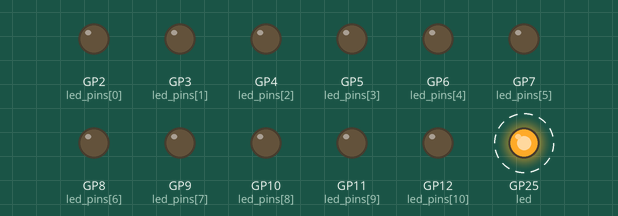
This program was run on a simulated Raspberry Pi Pico running MicroPython. Shown: output pins drawn as LEDs (lit = HIGH). Dashed ring = blinking. Nothing arrives over Bluetooth unless stated; what the program prints to the serial console is not drawn.

Above: at 0.12 s.
Timing chart, 0 to 3.0 s (numbered marks = the images above):
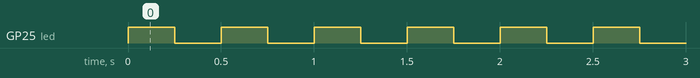

Measured:
- by itself, GP25 (led): alternates HIGH for 0.25 s and LOW for 0.25 s

The program:

slave.py
```python
import aioble
import bluetooth
import machine
import uasyncio as asyncio

_REMOTE_UUID = bluetooth.UUID(0x1848)
_GENERIC = bluetooth.UUID(0x1800)
_REMOTE_CHARACTERISTICS_UUID = bluetooth.UUID(0x2A6E)

"""
led = machine.Pin("LED", machine.Pin.OUT)
led0 = machine.Pin(2, machine.Pin.OUT)
led0.value(False)
led1 = machine.Pin(3, machine.Pin.OUT)
led1.value(False)
led2 = machine.Pin(4, machine.Pin.OUT)
led2.value(False)
led3 = machine.Pin(5, machine.Pin.OUT)
led3.value(False)
led4 = machine.Pin(6, machine.Pin.OUT)
led4.value(False)
led5 = machine.Pin(7, machine.Pin.OUT)
led5.value(False)
led6 = machine.Pin(8, machine.Pin.OUT)
led6.value(False)
led7 = machine.Pin(9, machine.Pin.OUT)
led7.value(False)
led8 = machine.Pin(10, machine.Pin.OUT)
led8.value(False)
led9 = machine.Pin(11, machine.Pin.OUT)
led9.value(False)
led10 = machine.Pin(12, machine.Pin.OUT)
led10.value(False)
"""

led = machine.Pin("LED", machine.Pin.OUT)
# Initialize LED pins in a list
led_pins = [machine.Pin(2, machine.Pin.OUT),
            machine.Pin(3, machine.Pin.OUT),
            machine.Pin(4, machine.Pin.OUT),
            machine.Pin(5, machine.Pin.OUT),
            machine.Pin(6, machine.Pin.OUT),
            machine.Pin(7, machine.Pin.OUT),
            machine.Pin(8, machine.Pin.OUT),
            machine.Pin(9, machine.Pin.OUT),
            machine.Pin(10, machine.Pin.OUT),
            machine.Pin(11, machine.Pin.OUT),
            machine.Pin(12, machine.Pin.OUT)]

# Initially turn off all LEDs
for pin in led_pins:
    pin.value(False)

connected = False
alive = False

"""
Function to scan available bt devices and connect to specified device name
"""
async def findBase():
    async with aioble.scan(5000, interval_us=30000, window_us=30000, active=True) as scanner:
        async for result in scanner:
            #Searchs for "BasePi"
            if result.name() == "BasePi":
                print("Found BasePi") #Debug statement
                for item in result.services():
                    print(item)
                if _GENERIC in result.services():
                    print("Found Remote Service") #Debug statement
                    return result.device
    return None

"""
Function to blink onboard LED for debugging
"""
async def blink():
    print('blink task started') #Debug statement
    toggle = True
    while True:
        blink = 250
        led.value(toggle)
        toggle = not toggle
        if connected:
            blink = 1000
        else:
            blink = 250
        await asyncio.sleep_ms(blink)
    print('blink task stopped') #Debug statement

"""
Function to turn on corresponding LED based off of read in
location flag from master device
"""
"""
def selectLocation(command):
    if command == b'a':
        led0.value(True)
        led1.value(False)
        led2.value(False)
        led3.value(False)
        led4.value(False)
        led5.value(False)
        led6.value(False)
        led7.value(False)
        led8.value(False)
        led9.value(False)
        led10.value(False)
    elif command == b'b':
        led0.value(False)
        led1.value(True)
        led2.value(False)
        led3.value(False)
        led4.value(False)
        led5.value(False)
        led6.value(False)
        led7.value(False)
        led8.value(False)
        led9.value(False)
        led10.value(False)
    elif command == b'c':
        led0.value(False)
        led1.value(False)
        led2.value(True)
        led3.value(False)
        led4.value(False)
        led5.value(False)
        led6.value(False)
        led7.value(False)
        led8.value(False)
        led9.value(False)
        led10.value(False)
    elif command == b'd':
        led0.value(False)
        led1.value(False)
        led2.value(False)
        led3.value(True)
        led4.value(False)
        led5.value(False)
        led6.value(False)
        led7.value(False)
        led8.value(False)
        led9.value(False)
        led10.value(False)
    elif command == b'e':
        led0.value(False)
        led1.value(False)
        led2.value(False)
        led3.value(False)
        led4.value(True)
        led5.value(False)
        led6.value(False)
        led7.value(False)
        led8.value(False)
        led9.value(False)
        led10.value(False)
    elif command == b'g':
        led0.value(False)
        led1.value(False)
        led2.value(False)
        led3.value(False)
        led4.value(False)
        led5.value(True)
        led6.value(False)
        led7.value(False)
        led8.value(False)
        led9.value(False)
        led10.value(False)
    elif command == b'h':
        led0.value(False)
        led1.value(False)
        led2.value(False)
        led3.value(False)
        led4.value(False)
        led5.value(False)
        led6.value(True)
        led7.value(False)
        led8.value(False)
        led9.value(False)
        led10.value(False)
    elif command == b'i':
        led0.value(False)
        led1.value(False)
        led2.value(False)
        led3.value(False)
        led4.value(False)
        led5.value(False)
        led6.value(False)
        led7.value(True)
        led8.value(False)
        led9.value(False)
        led10.value(False)
    elif command == b'j':
        led0.value(False)
        led1.value(False)
        led2.value(False)
        led3.value(False)
        led4.value(False)
        led5.value(False)
        led6.value(False)
        led7.value(False)
        led8.value(True)
        led9.value(False)
        led10.value(False)
    elif command == b'y':
        led0.value(False)
        led1.value(False)
        led2.value(False)
        led3.value(False)
        led4.value(False)
        led5.value(False)
        led6.value(False)
        led7.value(False)
        led8.value(False)
        led9.value(True)
        led10.value(False)
    elif command == b'f':
        led0.value(False)
        led1.value(False)
        led2.value(False)
        led3.value(False)
        led4.value(False)
        led5.value(False)
        led6.value(False)
        led7.value(False)
        led8.value(False)
        led9.value(False)
        led10.value(True)
    elif command == b'!':
        print("GPS Error")
    else:
        print("No GPS data found")
"""

def selectLocation(command):
    # Map commands to LED indices
    commands_to_led = {
        b'a': 0, b'b': 1, b'c': 2, b'd': 3, b'e': 4,
        b'g': 5, b'h': 6, b'i': 7, b'j': 8, b'y': 9,
        b'f': 10, b'!': -1  # Define the mapping of commands to LED indices
    }

    # Get the LED index from the command mapping
    led_index = commands_to_led.get(command)

    if led_index is not None and led_index != -1:
        # Turn off all LEDs
        for pin in led_pins:
            pin.value(False)

        # Turn on the corresponding LED
        led_pins[led_index].value(True)
    elif led_index == -1:
        print("GPS Error")
    else:
        print("No GPS data found")

"""
Function with error handling for failed connections, disconnections,
no matching device name, etc.
If connected, begins to read in data and calls selectedLocation() function.
"""
async def communicate():
    print("peripheral task started")  # Debug statement

    global connected, alive
    connected = False

    # Find a remote device
    device = await findBase()

    if not device:
        print("No remote found")
        return

    try:
        print("connecting to", device)
        connection = await device.connect()

    except asyncio.TimeoutError:
        print("Timeout during connection")
        return

    async with connection:
        print("connected")  # Debug statement
        alive = True
        connected = True

        # Discover and access the robot service and its characteristic
        robot_service = await connection.service(_REMOTE_UUID)
        control_characteristic = await robot_service.characteristic(_REMOTE_CHARACTERISTICS_UUID)

        while True:
            try:
                # Check for remote disconnection
                if robot_service is None:
                    print("remote disconnected")  # Debug statement
                    alive = False
                    break

            except asyncio.TimeoutError:
                print("Timeout during discovery / service / characteristic")  # Debug statement
                alive = False
                break

            if control_characteristic is None:
                print("no control")
                alive = False
                break

            try:
                # Read data from the control characteristic
                data = await control_characteristic.read(timeout_ms=1000)

                # Subscribe to notifications for continuous data reception
                await control_characteristic.subscribe(notify=True)

                while True:
                    # Receive notified data and call selectLocation() function
                    command = await control_characteristic.notified()
                    selectLocation(command)
                    # print(command)  # Debug statement

            except Exception as e:
                print(f"something went wrong: {e}")  # Debug statement
                connected = False
                alive = False
                break

        # Close the connection when done
        await connection.disconnected()
        print("disconnected")  # Debug statement
        alive = False

"""
Main function to gather all needed tasks
"""
async def main():
    tasks = []
    tasks = [
        asyncio.create_task(blink()),
        asyncio.create_task(communicate()),
    ]
    await asyncio.gather(*tasks)

#Runs all the tasks
while True:
    asyncio.run(main())
```
